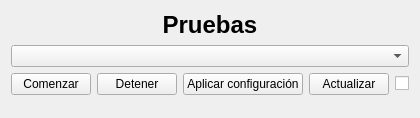
      <widget class="QWidget" name="pagePruebas">
       <layout class="QVBoxLayout" name="verticalLayout_27" stretch="0,0,0,1,1">
        <item>
         <widget class="QLabel" name="titleHome_3">
          <property name="sizePolicy">
           <sizepolicy hsizetype="Preferred" vsizetype="Preferred">
            <horstretch>0</horstretch>
            <verstretch>0</verstretch>
           </sizepolicy>
          </property>
          <property name="font">
           <font>
            <pointsize>18</pointsize>
            <bold>true</bold>
           </font>
          </property>
          <property name="text">
           <string>Pruebas</string>
          </property>
          <property name="alignment">
           <set>Qt::AlignmentFlag::AlignCenter</set>
          </property>
         </widget>
        </item>
        <item>
         <widget class="QComboBox" name="comboPrimitiveTest"/>
        </item>
        <item>
         <layout class="QHBoxLayout" name="horizontalLayout_29" stretch="1,1,1,1,0">
          <item>
           <widget class="QPushButton" name="btnPrimitiveStart">
            <property name="text">
             <string>Comenzar</string>
            </property>
           </widget>
          </item>
          <item>
           <widget class="QPushButton" name="btnPrimitiveStop">
            <property name="text">
             <string>Detener</string>
            </property>
           </widget>
          </item>
          <item>
           <widget class="QPushButton" name="btnPrimitiveApplyConfig">
            <property name="text">
             <string>Aplicar configuración</string>
            </property>
           </widget>
          </item>
          <item>
           <widget class="QPushButton" name="btnPrimitiveUpdateStatus">
            <property name="text">
             <string>Actualizar</string>
            </property>
           </widget>
          </item>
          <item>
           <widget class="QCheckBox" name="chkPrimitiveAutoUpdate">
            <property name="sizePolicy">
             <sizepolicy hsizetype="Minimum" vsizetype="Fixed">
              <horstretch>0</horstretch>
              <verstretch>0</verstretch>
             </sizepolicy>
            </property>
            <property name="text">
             <string/>
            </property>
           </widget>
          </item>
         </layout>
        </item>
        <item>
         <widget class="QStackedWidget" name="stackedPrimitiveConfig">
          <property name="currentIndex">
           <number>2</number>
          </property>
          <widget class="QWidget" name="pagePrimitiveConfigSmooth"/>
          <widget class="QWidget" name="pagePrimitiveConfigStraight"/>
          <widget class="QWidget" name="pagePrimitiveConfigWallFollow"/>
          <widget class="QWidget" name="pagePrimitiveConfigPivot"/>
         </widget>
        </item>
        <item>
         <widget class="QStackedWidget" name="stackedPrimitiveTelemetry">
          <property name="currentIndex">
           <number>2</number>
          </property>
          <widget class="QWidget" name="pagePrimitiveTelemetrySmooth"/>
          <widget class="QWidget" name="pagePrimitiveTelemetryStraight"/>
          <widget class="QWidget" name="pagePrimitiveTelemetryWallFollow"/>
          <widget class="QWidget" name="pagePrimitiveTelemetryPivot"/>
         </widget>
        </item>
       </layout>
      </widget>
